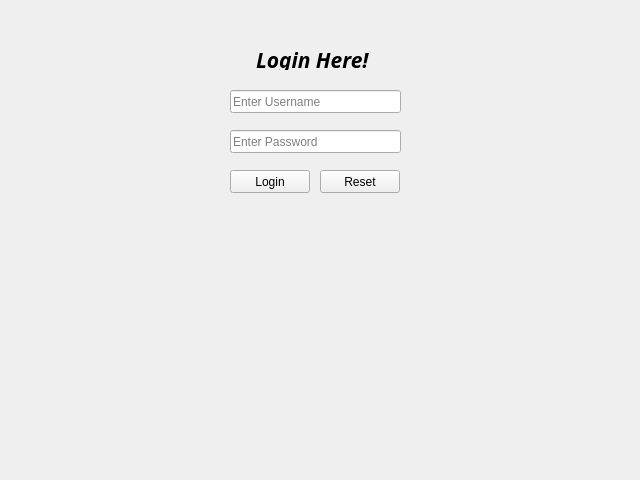
<?xml version="1.0" encoding="UTF-8"?>
<ui version="4.0">
 <class>MainWindow</class>
 <widget class="QMainWindow" name="MainWindow">
  <property name="geometry">
   <rect>
    <x>0</x>
    <y>0</y>
    <width>640</width>
    <height>480</height>
   </rect>
  </property>
  <property name="windowTitle">
   <string>MainWindow</string>
  </property>
  <widget class="QWidget" name="centralwidget">
   <widget class="QLabel" name="label">
    <property name="geometry">
     <rect>
      <x>256</x>
      <y>50</y>
      <width>131</width>
      <height>20</height>
     </rect>
    </property>
    <property name="font">
     <font>
      <family>Ubuntu Mono</family>
      <pointsize>16</pointsize>
      <weight>75</weight>
      <italic>true</italic>
      <bold>true</bold>
     </font>
    </property>
    <property name="text">
     <string>Login Here!</string>
    </property>
   </widget>
   <widget class="QLineEdit" name="usernameEdit">
    <property name="geometry">
     <rect>
      <x>230</x>
      <y>90</y>
      <width>171</width>
      <height>23</height>
     </rect>
    </property>
    <property name="placeholderText">
     <string>Enter Username</string>
    </property>
   </widget>
   <widget class="QLineEdit" name="passwordEdit">
    <property name="geometry">
     <rect>
      <x>230</x>
      <y>130</y>
      <width>171</width>
      <height>23</height>
     </rect>
    </property>
    <property name="echoMode">
     <enum>QLineEdit::Password</enum>
    </property>
    <property name="placeholderText">
     <string>Enter Password</string>
    </property>
   </widget>
   <widget class="QPushButton" name="loginBtn">
    <property name="geometry">
     <rect>
      <x>230</x>
      <y>170</y>
      <width>80</width>
      <height>23</height>
     </rect>
    </property>
    <property name="text">
     <string>Login</string>
    </property>
   </widget>
   <widget class="QPushButton" name="resetBtn">
    <property name="geometry">
     <rect>
      <x>320</x>
      <y>170</y>
      <width>80</width>
      <height>23</height>
     </rect>
    </property>
    <property name="text">
     <string>Reset</string>
    </property>
   </widget>
  </widget>
 </widget>
 <resources/>
 <connections>
  <connection>
   <sender>resetBtn</sender>
   <signal>clicked()</signal>
   <receiver>MainWindow</receiver>
   <slot>on_reset()</slot>
   <hints>
    <hint type="sourcelabel">
     <x>356</x>
     <y>185</y>
    </hint>
    <hint type="destinationlabel">
     <x>356</x>
     <y>294</y>
    </hint>
   </hints>
  </connection>
  <connection>
   <sender>loginBtn</sender>
   <signal>clicked()</signal>
   <receiver>MainWindow</receiver>
   <slot>on_login()</slot>
   <hints>
    <hint type="sourcelabel">
     <x>264</x>
     <y>188</y>
    </hint>
    <hint type="destinationlabel">
     <x>166</x>
     <y>257</y>
    </hint>
   </hints>
  </connection>
 </connections>
 <slots>
  <slot>on_reset()</slot>
  <slot>on_login()</slot>
 </slots>
</ui>
